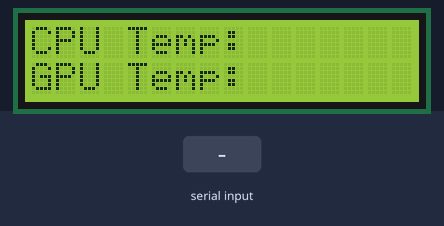
A sketch run on a simulated Arduino Uno, built with avr-gcc and run on an emulated ATmega328P. Shown: 16×2 character LCD. Inputs (shaded band) come from the test bench.

Above: at 1.2 s.
1.3 s: "<90,45>" received over Serial
At 2.3 s:
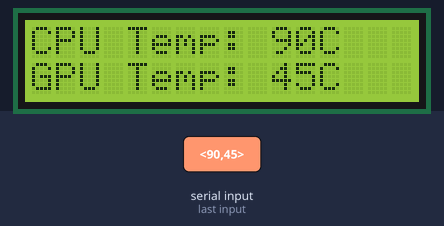
2.8 s: "<0>" received over Serial
At 3.3 s:
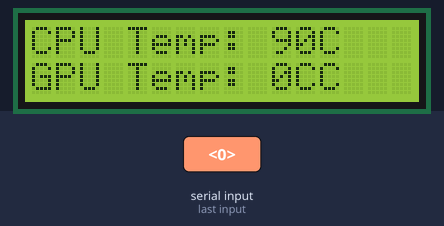
Timing chart, 0 to 5.8 s (numbered marks = the images above; inputs shaded):
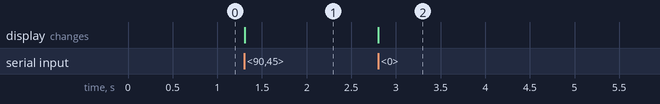

The sketch:

LCD.ino
```cpp
/*
  LCD
*/

#include <LiquidCrystal.h> //imports LCD library

LiquidCrystal lcd(12,13,4,5,6,7);
String cpuTemp;
const char startOfNumberDelimiter = '<';
const char middleOfNumbersDelimiter = ',';
const char endOfNumberDelimiter   = '>';

void setup() {
  lcd.begin(16,2); // Initializes the interface to the LCD screen, specifies width and height.
  Serial.begin(9600); // Initialize Serial library at 9600 bps
  lcd.print("CPU Temp: ");
  lcd.setCursor(0,1);
  lcd.print("GPU Temp: ");
}

void processNumberC (const long c)
  {
  lcd.setCursor(10,0);
  lcd.print(c);
  lcd.print("C");
  }

void processNumberG (const long g)
  {
  lcd.setCursor(10,1);
  lcd.print(g);
  lcd.print("C");

  }  // end of processNumber

void processInput ()
  {
  static long receivedNumber = 0;

  byte b = Serial.read ();

  switch (b)
    {
    case middleOfNumbersDelimiter:
        processNumberC (receivedNumber);
        receivedNumber = 0;
        break;

    case endOfNumberDelimiter:
        processNumberG (receivedNumber);
        break;

    // fall through to start a new number
    case startOfNumberDelimiter:
      receivedNumber = 0;
      break;

    case '0' ... '9':
      receivedNumber *= 10;
      receivedNumber += b - '0';
      break;

    } // end of switch
  }  // end of processInput

void loop() {

  while (Serial.available ())
    processInput ();
}
```

Measured:
- after the input at 1.3 s, the display: first changes at once (image 1 shows a later state)
- after the input at 2.8 s, the display: changes at once (image 2)
